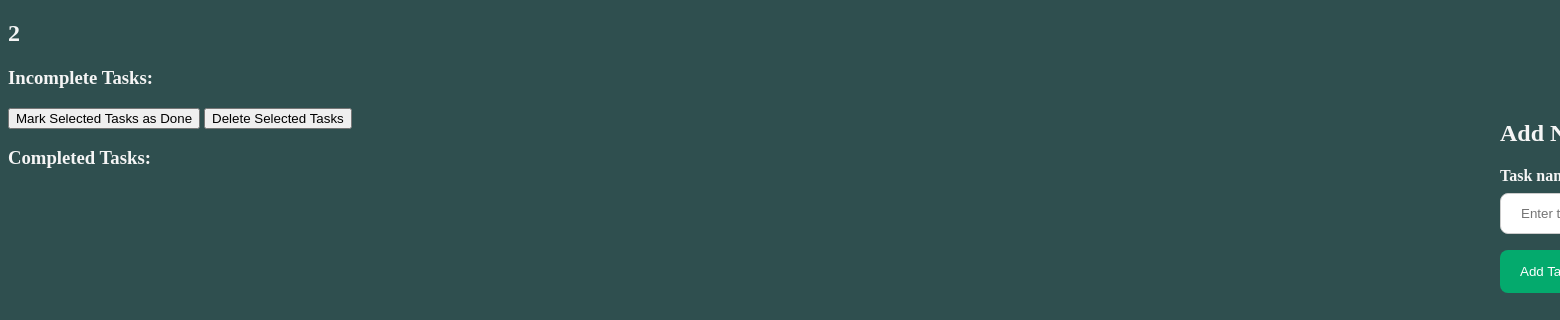
/display_list/2/2, run on an earlier commit of the app's database.
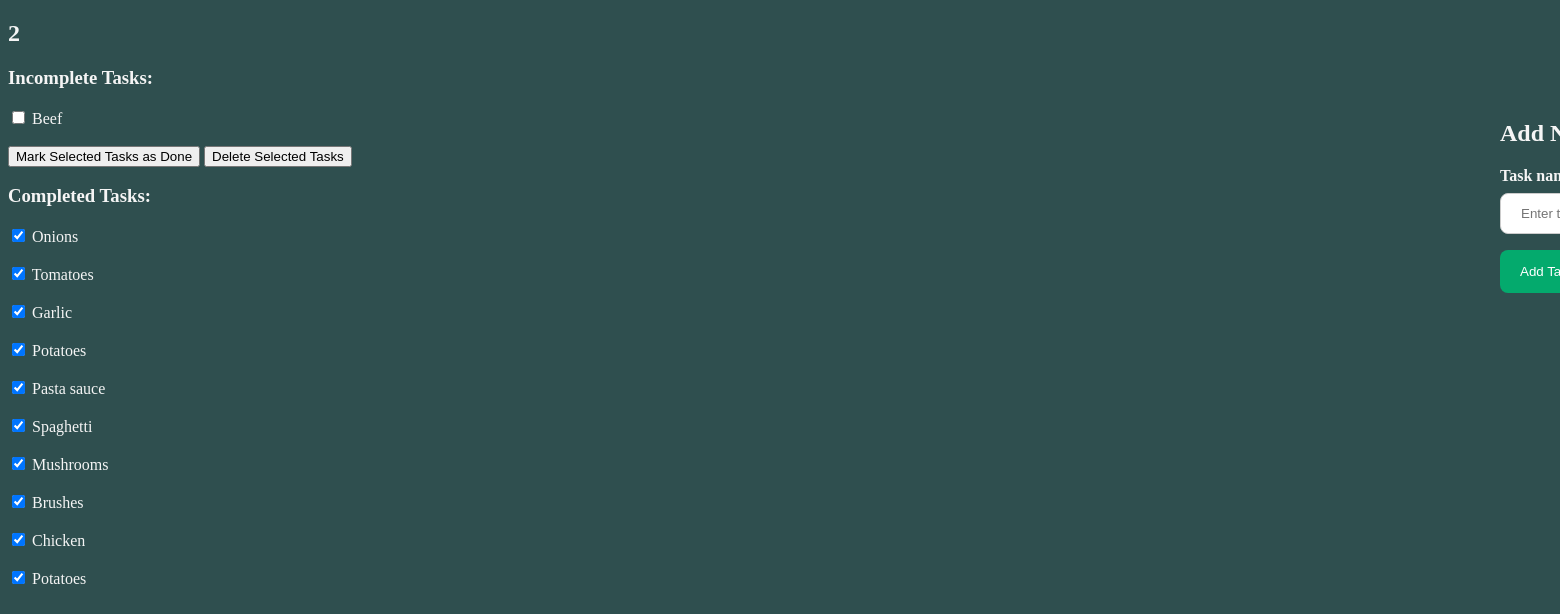
And on a later commit of the database.
### tables this page shows
CREATE TABLE Tasks (
TaskID INTEGER PRIMARY KEY AUTOINCREMENT NOT NULL,
ListID INTEGER,
TaskName VARCHAR(100),
Status BOOLEAN NOT NULL CHECK (Status IN (0, 1)),
FOREIGN KEY (ListID) REFERENCES Lists(ListID)
);

### Project1/app.py (the view)
@app.route('/display_list/<int:list_id>/<string:list_name>')
def display_list_with_id(list_id, list_name):
    print(list_id)
    print(list_name)
    list_tasks = model.get_all_tasks(list_id)
    list_tasks_dict = {
        'list_id': list_id,
        'list_name': list_name,
        'list_tasks': list_tasks
    }
    return render_template('view_list.html', list_tasks_dict=list_tasks_dict)

### Project1/app.py (called while the page is built)
@app.before_request
def before_request():
    g.user_id = None
    if 'user_id' in session:
        g.user_id = session['user_id']

### Project1/data_model.py (called while the page is built)
    def retrieve_data_multiple(self, sql_command):
        self.cursor.execute(sql_command)
        results = self.cursor.fetchall()
        return results

    def get_all_tasks(self, list_id):
        query = '''
            SELECT TaskID, TaskName, Status FROM Tasks
            WHERE ListID = '{}';
        '''.format(list_id)
        results = self.retrieve_data_multiple(query)
        return results

### Project1/templates/view_list.html (shortened to what this page needs)
{% extends "main_structure.html" %}
{% block body %}
<body class="list_view_body">
    <h2>{{ list_tasks_dict['list_name'] }}</h2>
    <h3 style="color: whitesmoke;">
        Incomplete Tasks:
    </h3>
    <form action="/check_off_items/{{ list_tasks_dict['list_id'] }}" method="post">
        {% for task in list_tasks_dict['list_tasks'] %}
        {% if task[2] == 0 %}
        <input type="checkbox" id="{{ task[1] }}" name="task_id" value="{{ task[0] }}">
        <label for="task_name" style="color: whitesmoke;">{{ task[1] }}</label>
        <br><br>
        {% endif %}
        {% endfor %}
        <button type="submit" name="action" value="Complete">Mark Selected Tasks as Done</button>
        <button type="submit" name="action" value="Delete">Delete Selected Tasks</button>
    </form>
    <h3 style="color: whitesmoke;">
        Completed Tasks:
    </h3>
        {% for task in list_tasks_dict['list_tasks'] %}
        {% if task[2] == 1 %}
        <input type="checkbox" id="{{ task[1] }}" name="task_id" checked='checked' onclick="return false;">
        <label for="task_name" style="color: whitesmoke;">{{ task[1] }}</label>
        <br><br>
        {% endif %}
        {% endfor %}
    <div class="add_task_container">
        <h2>
            Add New Task
        </h2>
        <form action="/add_new_task/{{ list_tasks_dict['list_id'] }}", method="post">
            <label for="task_name" style="color: whitesmoke;"><b>Task name:</b></label><br>
            <input type="text" placeholder="Enter task name" name="task_name" required><br>
            <button class="btn-add-task" type="submit">Add Task</button>
        </form>
    </div>
</body>
{% endblock %}

### Project1/templates/main_structure.html (shortened to what this page needs)
<!DOCTYPE html>
<html lang='en'>
    <head>
        <link rel="stylesheet" href="/static/css/style.css">
    </head>
    {% block body %}{% endblock %}
</html>

### Project1/static/css/style.css (style rules this page uses)
h2, p { color: whitesmoke; }
input[type=text], input[type=password] { padding: 12px 20px; border-radius: 8px; margin: 8px 0; display: inline-block; border: 1px solid #ccc; box-sizing: border-box; }
.btn-login, .btn-add-task, .btn-view-list { background-color: #04AA6D; color: white; border-radius: 8px; padding: 14px 20px; margin: 8px 0; border: none; cursor: pointer; }
.list_view_body { background-color: darkslategray; }
.add_task_container { color: whitesmoke; position: absolute; top: 100px; left: 1500px; }

What changed in the data, as far as the page shows it:
added Tasks: TaskName "Beef", shown under "Incomplete Tasks:"
added Tasks: TaskName "Onions", shown under "Completed Tasks:"
added Tasks: TaskName "Tomatoes", shown under "Completed Tasks:"
added Tasks: TaskName "Garlic", shown under "Completed Tasks:"
added Tasks: TaskName "Potatoes", shown under "Completed Tasks:"
added Tasks: TaskName "Pasta sauce", shown under "Completed Tasks:"
added Tasks: TaskName "Spaghetti", shown under "Completed Tasks:"
added Tasks: TaskName "Mushrooms", shown under "Completed Tasks:"
added Tasks: TaskName "Brushes", shown under "Completed Tasks:"
added Tasks: TaskName "Chicken", shown under "Completed Tasks:"
added Tasks: TaskName "Potatoes", shown under "Completed Tasks:"
